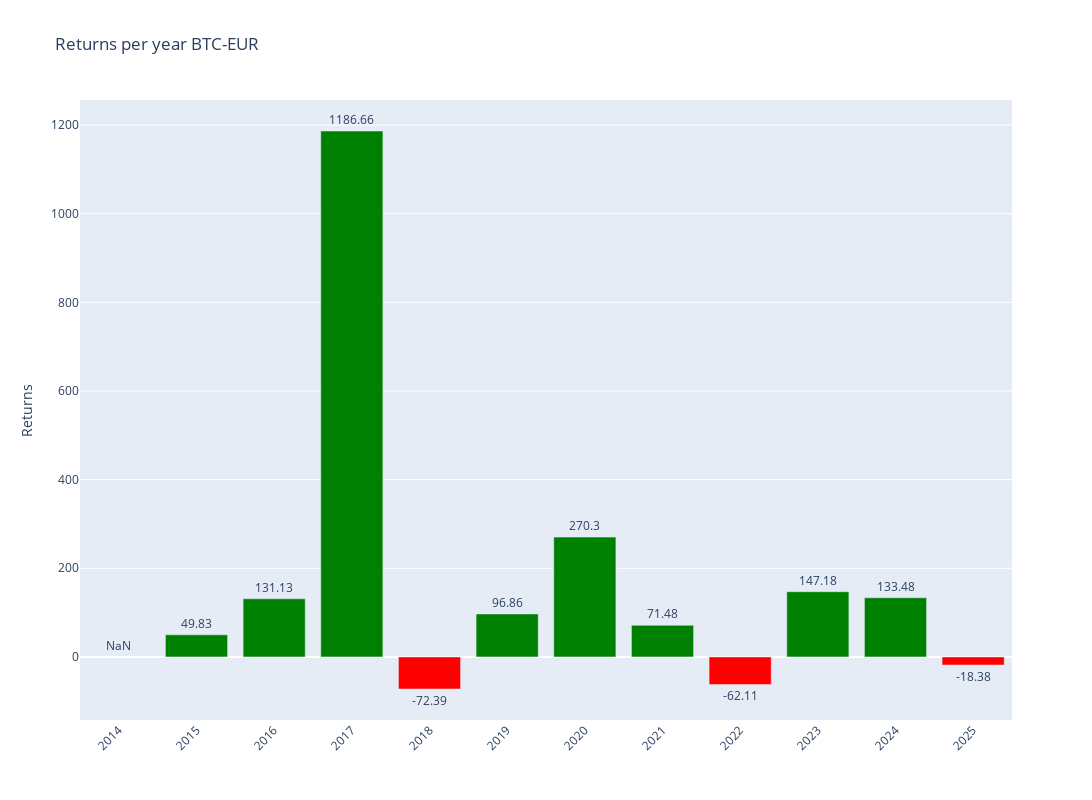

Write notebook code for a chart like this one.
### Code cell
# Plotly
fig = make_subplots()

# Add colors
colors = ['green' if x >= 0 else 'red' for x in annual_data['Return']]

# Graph (1,1)
fig.add_trace(go.Bar(y=annual_data['Return'],x=annual_data['Return'].index,text=round(annual_data['Return'],2),textposition='outside',marker_color=colors,hoverinfo='skip'),row=1,col=1)

# Update xaxis properties
fig.update_yaxes(title_text="Returns", row=1, col=1)

fig.update_layout(xaxis=dict(tickvals=annual_data.index,tickangle=-45),height=800, width=1300,title=f"Returns per year {ticker}")

fig.show()

### Figure 1 — Plotly figure (JSON) as saved in the notebook; plotly's stock layout.template omitted (floating-point values rounded to 4 significant figures)
{"data": [{"hoverinfo": "skip", "marker": {"color": ["red", "green", "green", "green", "red", "green", "green", "green", "red", "green", "green", "red"]}, "text": [NaN, 49.83, 131.1, 1187.0, -72.39, 96.86, 270.3, 71.48, -62.11, 147.2, 133.5, -18.38], "textposition": "outside", "type": "bar", "x": [2014, 2015, 2016, 2017, 2018, 2019, 2020, 2021, 2022, 2023, 2024, 2025], "xaxis": "x", "y": [NaN, 49.83, 131.1, 1187.0, -72.39, 96.86, 270.3, 71.48, -62.11, 147.2, 133.5, -18.38], "yaxis": "y"}], "layout": {"height": 800, "title": {"text": "Returns per year BTC-EUR"}, "width": 1300, "xaxis": {"anchor": "y", "domain": [0, 1], "tickangle": -45, "tickvals": [2014, 2015, 2016, 2017, 2018, 2019, 2020, 2021, 2022, 2023, 2024, 2025]}, "yaxis": {"anchor": "x", "domain": [0, 1], "title": {"text": "Returns"}}}}
